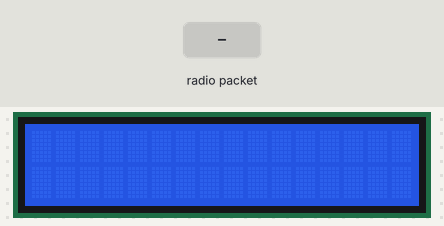
Simulated run of this sketch. Board: Arduino Uno, built with avr-gcc and run on an emulated ATmega328P. On the bench: 16×2 character LCD. The test bench sets the inputs (shaded band). No radio packets arrive unless stated; what the sketch prints to the serial monitor is not drawn.

Above: at 1.2 s.
1.3 s: radio packet "f" arrives
At 2.0 s:
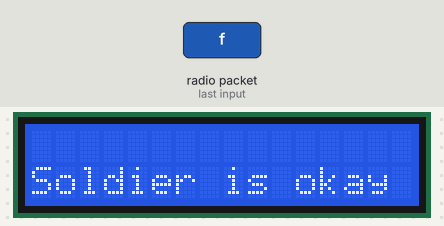
2.8 s: radio packet "t" arrives
At 3.2 s:
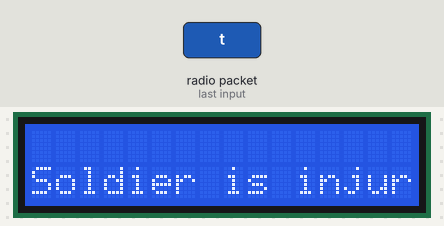
Timing chart, 0 to 5.8 s (numbered marks = the images above; inputs shaded):
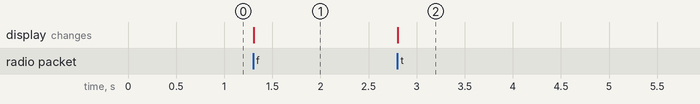

The sketch:

SoldierSpect_Receiver.ino
```cpp
// RECIEVER CODE

//NOTE :- THIS RECEIVER CODE IS USED WHEN YOU WANT TO CONTROL THE ROBOT VIA THE COMPUTER

#include <VirtualWire.h>
#include <LiquidCrystal.h>

// initialize the library with the numbers of the interface pins
LiquidCrystal lcd(12, 11, 5, 4, 3, 2);
void setup()
{
  Serial.begin(9600);  // Debugging only
  Serial.println("setup");
  // Initialise the IO and ISR
  vw_setup(2000);  // Bits per sec
  vw_set_rx_pin(7);//Receiver at Digital Pin 2
  vw_rx_start();// Start the receiver PLL running
lcd.begin(16, 2);

  /*
    This is basically what the for loop does :-
    pinMode(en1, OUTPUT);
    pinMode(en2, OUTPUT);
    pinMode(in1, OUTPUT);
    pinMode(in2, OUTPUT);
    pinMode(in3, OUTPUT);
    pinMode(in4, OUTPUT);
    pinMode(en1o2, OUTPUT);
    pinMode(en2o2, OUTPUT);
    pinMode(in1o2, OUTPUT);
    pinMode(in2o2, OUTPUT);
    pinMode(in3o2, OUTPUT);
    pinMode(in4o2, OUTPUT);
  */

}//close setup

void loop()
{


  uint8_t buf[VW_MAX_MESSAGE_LEN];
  uint8_t buflen = VW_MAX_MESSAGE_LEN;

  if (vw_get_message(buf, &buflen)) // Non-blocking
  {
    int i;

    digitalWrite(13, true); // Flash a light to show received good message
    // Message with a good checksum received, dump it.

    for (i = 0; i < buflen; i++)
    {
      Serial.print(buf[i]);
      if (buf[i] == 'f')
      {
        Serial.print("OK");
        lcd.clear();
        lcd.setCursor(0, 1);
        lcd.print("Soldier is okay");
      }
      if (buf[i] == 't')
      {
        Serial.print("Help");
        lcd.clear();
        lcd.setCursor(0, 1);
        lcd.print("Soldier is injured");
      }
    }


    }//close for loop

  }
```

Measured:
- after the input at 1.3 s, the display: changes at once (image 1)
- after the input at 2.8 s, the display: changes at once (image 2)
